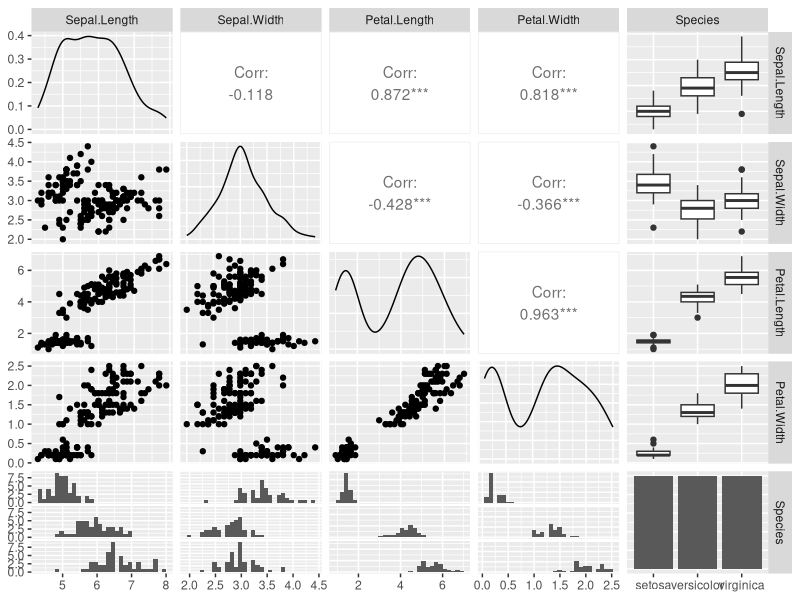

This chart was generated by the following R code:
## ---- chunk 1
library(tidyverse)
library(caret)
## ---- chunk 2
install.packages("GGally")
## ---- chunk 3
GGally::ggpairs(iris)
